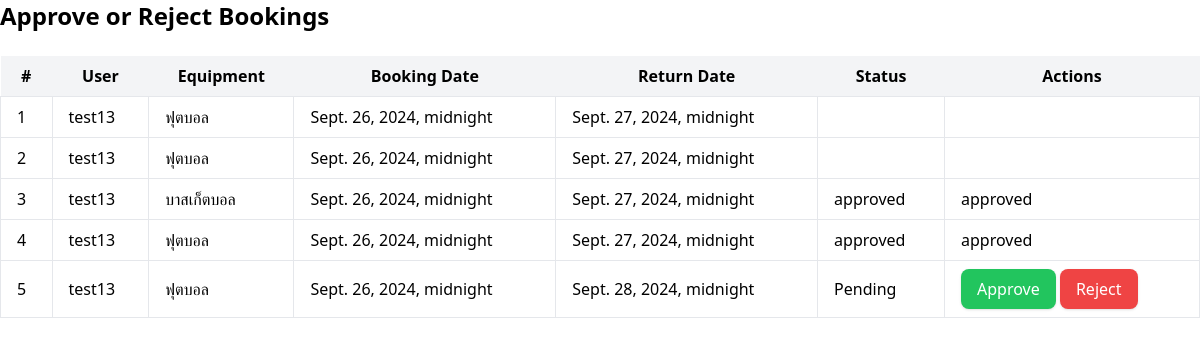
/booking-approval/ (signed in), run on an earlier commit of the app's database.
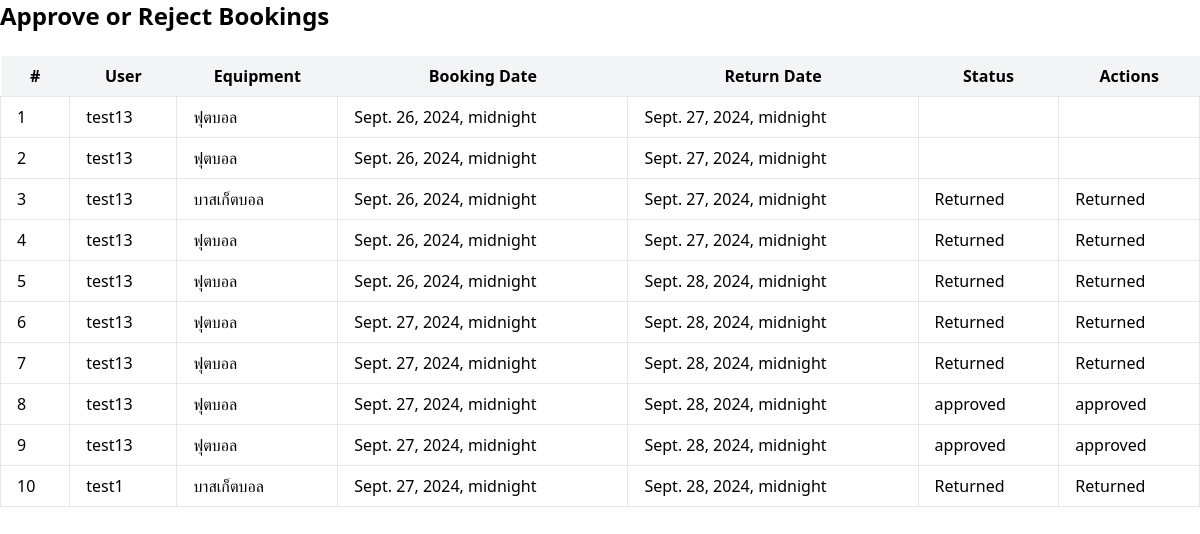
And on a later commit of the database.
### base/models.py (models this page shows, shortened)
class Booking(models.Model):
    user = models.ForeignKey(CustomUser , on_delete=models.CASCADE)
    equipment = models.ForeignKey(Equipment , on_delete=models.CASCADE)
    amount = models.PositiveIntegerField()
    status = models.CharField(max_length=20,
                              choices=[
                                  ('Pending', 'Pending'),
                                  ('Approved', 'Approved'),
                                  ('Denied', 'Denied')
                                  ])
    approved_by = models.ForeignKey('Staff',on_delete=models.SET_NULL , null = True , blank = True)
    booking_date = models.DateTimeField()
    return_date = models.DateTimeField()

class CustomUser(AbstractUser):
    contact_number = models.CharField(max_length= 20 , blank = True)
    role = models.CharField(max_length= 50 )
    created_at = models.DateTimeField(auto_now_add= True)

class Equipment(models.Model):
    name = models.CharField(max_length = 100)
    type = models.CharField(max_length = 50)
    available_amount = models.PositiveIntegerField()
    created_at = models.DateTimeField(auto_now_add= True)
    picture = models.ImageField(upload_to='equipment_pictures/', default='default.jpg')

### base/views.py (the view, shortened to what this page needs)
# urls.py: path('booking-approval/', BookingApprovalView.as_view(), name='booking_approval'),
class BookingApprovalView(UserPassesTestMixin, ListView):
    model = Booking
    template_name = 'booking_approval_list.html'
    context_object_name = 'bookings'
    def test_func(self):
        return self.request.user.is_superuser  # ให้เฉพาะแอดมินเท่านั้นที่สามารถเข้าถึงหน้านี้ได้

### base/templates/booking_approval_list.html (shortened to what this page needs)
{% extends "base.html" %}
{% block main %}
<h1 class="text-2xl font-bold mb-6">Approve or Reject Bookings</h1>
<table class="table-auto w-full">
    <thead>
        <tr class="bg-gray-100">
            <th class="px-4 py-2">#</th>
            <th class="px-4 py-2">User</th>
            <th class="px-4 py-2">Equipment</th>
            <th class="px-4 py-2">Booking Date</th>
            <th class="px-4 py-2">Return Date</th>
            <th class="px-4 py-2">Status</th>
            <th class="px-4 py-2">Actions</th>
        </tr>
    </thead>
    <tbody>
        {% for booking in bookings %}
        <tr>
            <td class="border px-4 py-2">{{ forloop.counter }}</td>
            <td class="border px-4 py-2">{{ booking.user.username }}</td>
            <td class="border px-4 py-2">{{ booking.equipment.name }}</td>
            <td class="border px-4 py-2">{{ booking.booking_date }}</td>
            <td class="border px-4 py-2">{{ booking.return_date }}</td>
            <td class="border px-4 py-2">{{ booking.get_status_display }}</td>
            <td class="border px-4 py-2">
                {% if booking.status == 'Pending' %}
                <form method="post" action="{% url 'base:booking_approval' %}" class="inline">
                    <button type="submit" name="action" value="approve" class="bg-green-500 text-white px-4 py-2 rounded-lg shadow hover:bg-green-600 transition duration-300">
                        Approve
                    </button>
                    <button type="submit" name="action" value="reject" class="bg-red-500 text-white px-4 py-2 rounded-lg shadow hover:bg-red-600 transition duration-300">
                        Reject
                    </button>
                </form>
                {% else %}
                <p>{{ booking.get_status_display }}</p>
                {% endif %}
            </td>
        </tr>
        {% endfor %}
    </tbody>
</table>
{% endblock %}

### base/templates/base.html (shortened to what this page needs)
{% load static tailwind_tags %}
<!DOCTYPE html>
<html>
    <head>
        {% tailwind_css %}
        <link rel="stylesheet" href="">
    </head>
    <body>
        {% block main %}
        {% endblock  %}
    </body>
</html>

What changed in the data, as far as the page shows it:
changed Booking (number 3 of 10 on the later page): status "approved" → "Returned"
changed Booking (number 4 of 10 on the later page): status "approved" → "Returned"
changed Booking (number 5 of 10 on the later page): status "Pending" → "Returned"; status (not shown) → "Returned"; no longer shows "Approve Reject"
added Booking: user.username "test13", equipment.name "ฟุตบอล", booking_date "Sept. 27, 2024, midnight", return_date "Sept. 28, 2024, midnight", status "Returned"
added Booking: user.username "test13", equipment.name "ฟุตบอล", booking_date "Sept. 27, 2024, midnight", return_date "Sept. 28, 2024, midnight", status "Returned"
added Booking: user.username "test13", equipment.name "ฟุตบอล", booking_date "Sept. 27, 2024, midnight", return_date "Sept. 28, 2024, midnight", status "approved"
added Booking: user.username "test13", equipment.name "ฟุตบอล", booking_date "Sept. 27, 2024, midnight", return_date "Sept. 28, 2024, midnight", status "approved"
added Booking: user.username "test1", equipment.name "บาสเก็ตบอล", booking_date "Sept. 27, 2024, midnight", return_date "Sept. 28, 2024, midnight", status "Returned"
